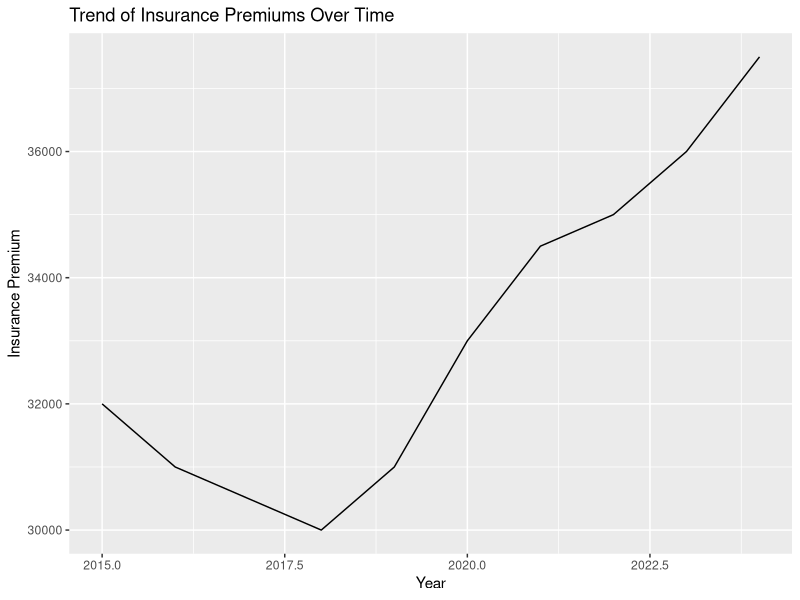
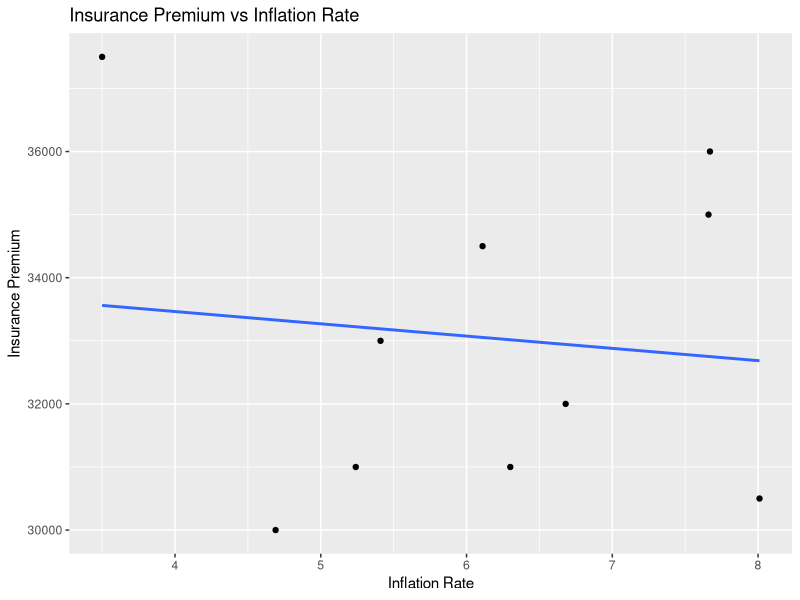
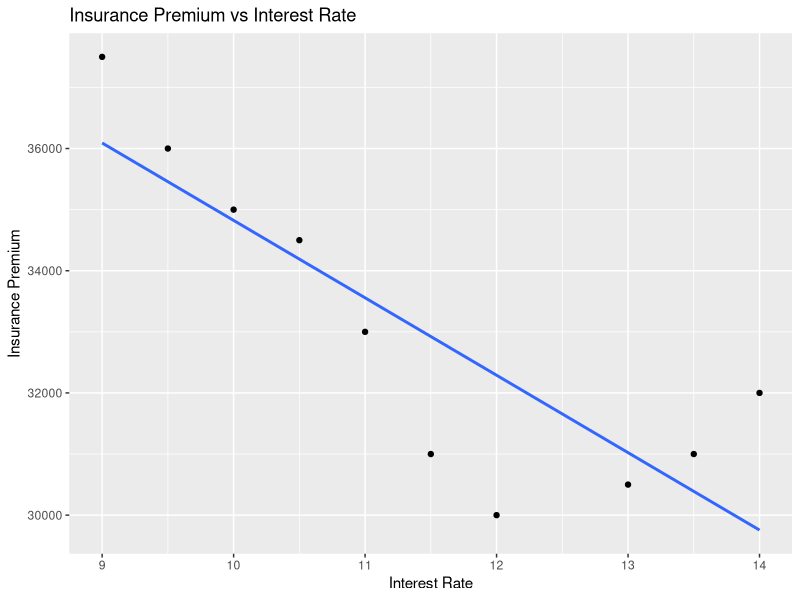
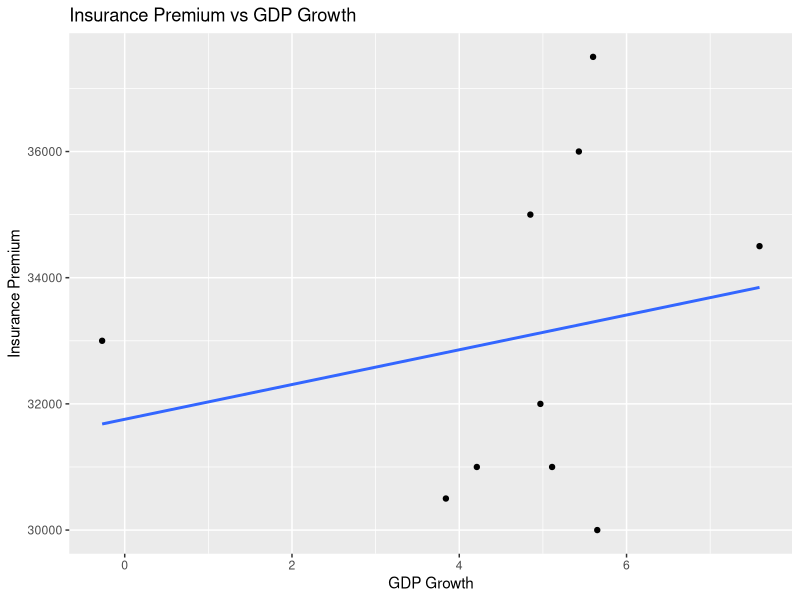

Reproduce these figures in R, in order.
# NOTE:
# Exploratory analysis is descriptive, about seeing not proving.
# Observed relationships do not imply causation.
# Formal inference is conducted in the modelling stage.

rm(list = ls())  #clean environment

# Load libraries
library(ggplot2)

# 1. Load cleaned data
data <- read.csv("data/cleaned_insurance_data.csv")

# 2. Overview of the data
summary(data)   # quick statistical summary

# 3. Trend of insurance premiums over time
ggplot(data, aes(x = year, y = premium)) +
  geom_line() +
  labs(
    title = "Trend of Insurance Premiums Over Time",
    x = "Year",
    y = "Insurance Premium"
  )


# 4. Relationship of premiums with macroeconomic variables

## Inflation vs Premium
ggplot(data, aes(x = inflation, y = premium)) +
  geom_point() +
  geom_smooth(method = "lm", se = FALSE) +
  labs(
    title = "Insurance Premium vs Inflation Rate",
    x = "Inflation Rate",
    y = "Insurance Premium"
  )

## Interest Rate vs Premium
ggplot(data, aes(x = interest, y = premium)) +
  geom_point() +
  geom_smooth(method = "lm", se = FALSE) +
  labs(
    title = "Insurance Premium vs Interest Rate",
    x = "Interest Rate",
    y = "Insurance Premium"
  )

## GDP Growth vs Premium
ggplot(data, aes(x = gdp_growth, y = premium)) +
  geom_point() +
  geom_smooth(method = "lm", se = FALSE) +
  labs(
    title = "Insurance Premium vs GDP Growth",
    x = "GDP Growth",
    y = "Insurance Premium"
  )


# 5. Correlation check
cor(data[, c("premium", "inflation", "interest", "gdp_growth")])